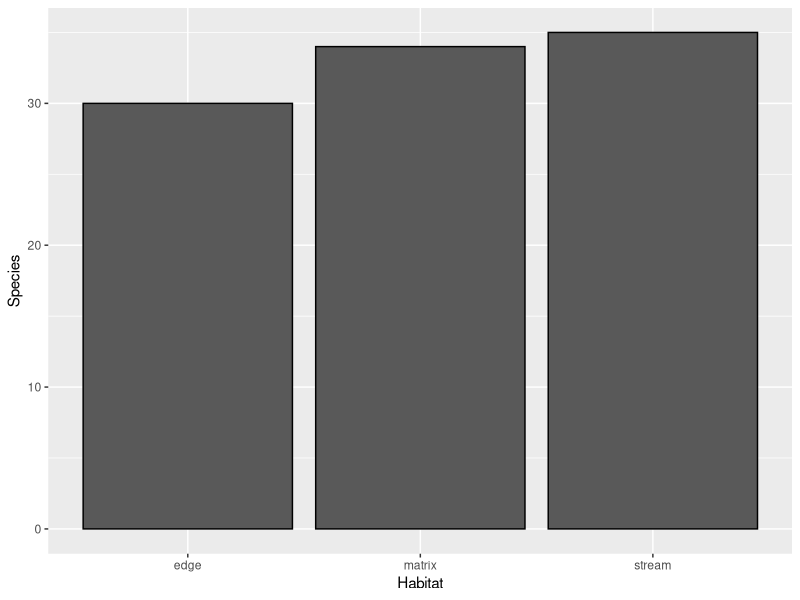

R code for this plot:
## ---- chunk 1
# First where are we? 
getwd()

#read.csv("/Users/Kaleigh/Desktop/Bats_Capture_Database.csv") # Absolute 
data<-read.csv("./Bats_Capture_Database.csv") # Relative file path 

# What are the columns? 
names(data) # can also look at readme file 
# How many samples do we have? 
nrow(data)
print(paste("We have", nrow(data), "bat samples."))

head(data)
## ---- chunk 2
library(ggplot2)
names(data)
# How many bat species are in the dataset? 
batspec<-unique(data["Species"]) 
print(paste("There are", nrow(batspec), "species in the dataset."))

# Reduce dataframe
SpeciesRed<-unique(data[c("Habitat", "Species")])


# How many species in each habitat type? 
SpeciesRich<-aggregate(Species~Habitat,
                     data=SpeciesRed,
                     FUN=length)
SpeciesRich
# Graph it 
ggplot(data=SpeciesRich, aes(x=Habitat, y=Species)) +
    geom_bar(colour="black", stat="identity")

# Explore the aggregate function by looking at other parts of the data 
